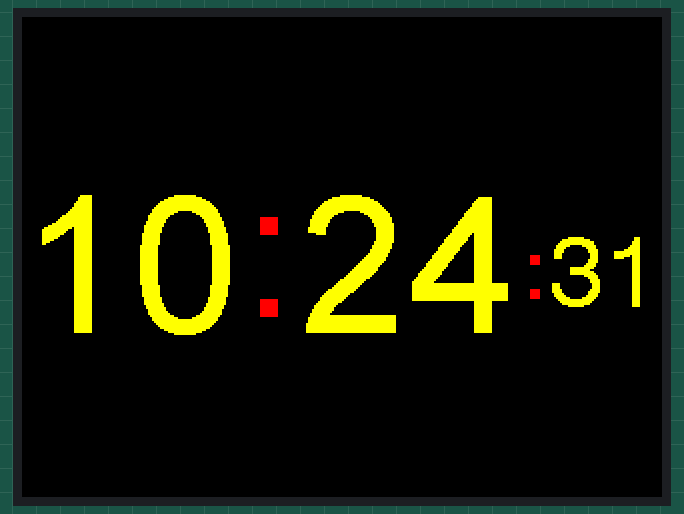
The sketch below on a simulated ESP32. On the bench: 320×240 colour display.

Above: at 1.3 s.
At 5.3 s:
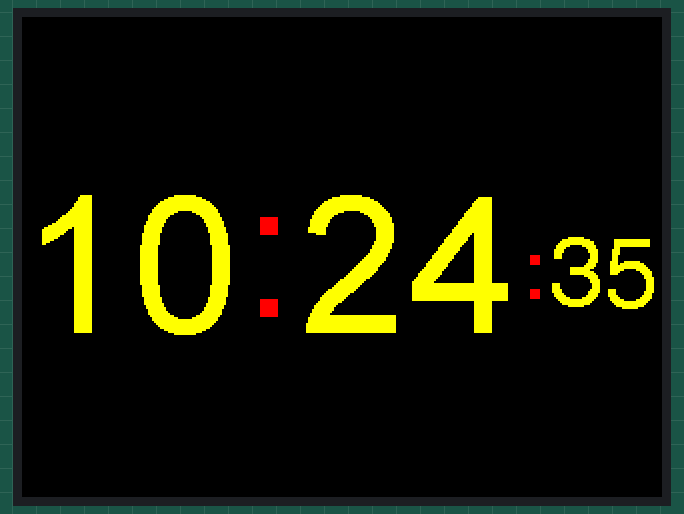
At 10.3 s:
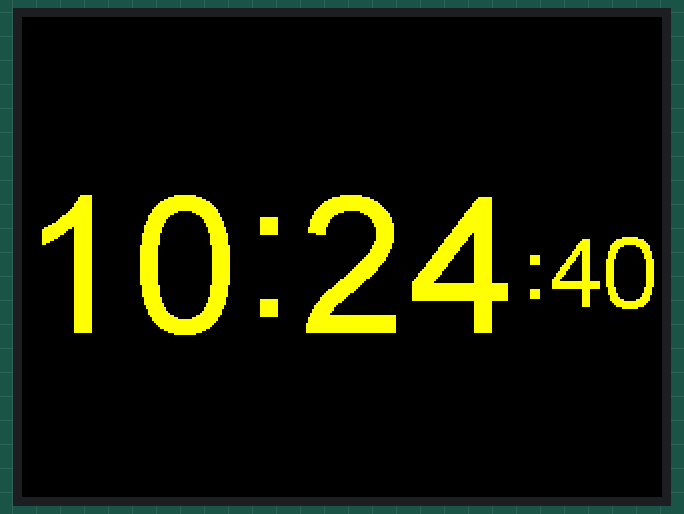
At 19.3 s:
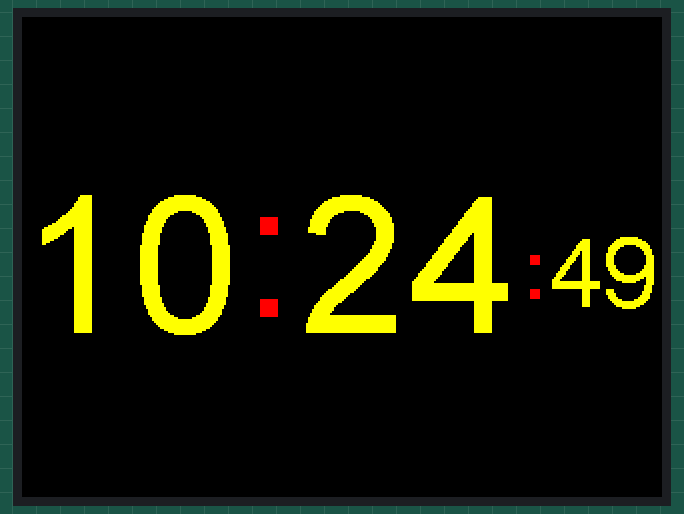
At 29.3 s:
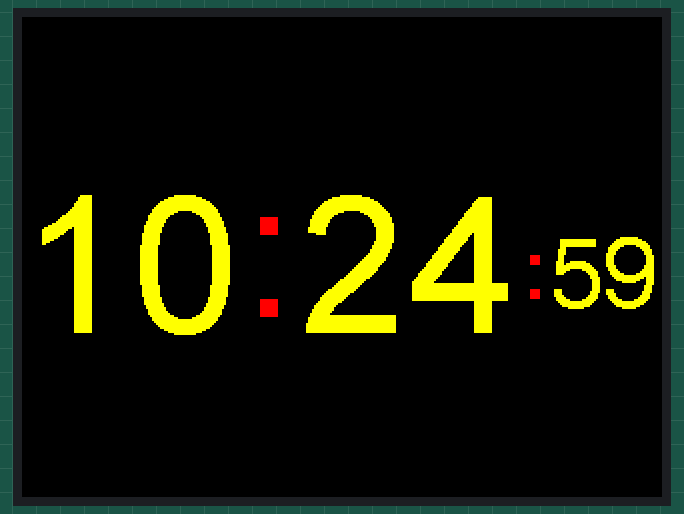
At 38.3 s:
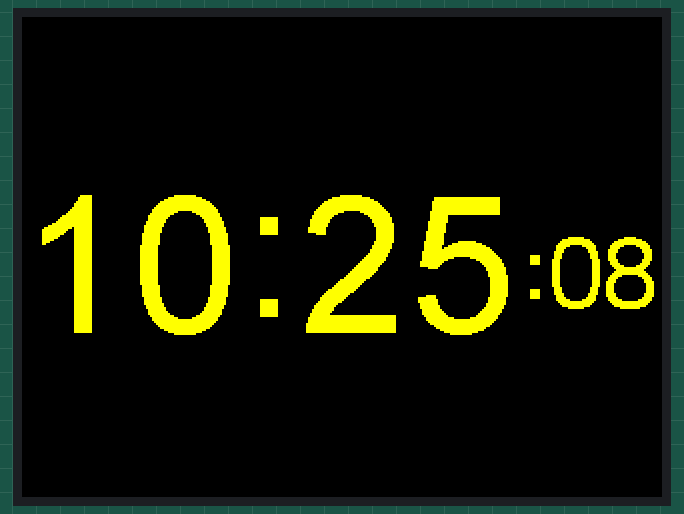

The sketch:

TFT_Clock_Digital.ino
```cpp
/*
 An example digital clock using a TFT LCD screen to show the time.
 Demonstrates use of the font printing routines. (Time updates but date does not.)

 It uses the time of compile/upload to set the time
 For a more accurate clock, it would be better to use the RTClib library.
 But this is just a demo...

 Make sure all the display driver and pin comnenctions are correct by
 editting the User_Setup.h file in the TFT_eSPI library folder.

 #########################################################################
 ###### DON'T FORGET TO UPDATE THE User_Setup.h FILE IN THE LIBRARY ######
 #########################################################################

 Based on clock sketch by Gilchrist 6/2/2014 1.0

A few colour codes:

code	color
0x0000	Black
0xFFFF	White
0xBDF7	Light Gray
0x7BEF	Dark Gray
0xF800	Red
0xFFE0	Yellow
0xFBE0	Orange
0x79E0	Brown
0x7E0	Green
0x7FF	Cyan
0x1F	Blue
0xF81F	Pink

 */

#include <TFT_eSPI.h> // Hardware-specific library
#include <SPI.h>
#include <TimeLib.h>
extern "C" {
  #include <time.h>
  #include <sntp.h>
}

// Forward
bool IsDST(int day, int month, int dow);
time_t get_time();

#define TFT_GREY 0x5AEB

TFT_eSPI tft = TFT_eSPI();       // Invoke custom library

uint32_t targetTime = 0;                    // for next 1 second timeout

static uint8_t conv2d(const char* p); // Forward declaration needed for IDE 1.6.x

uint8_t hh = conv2d(__TIME__), mm = conv2d(__TIME__ + 3), ss = conv2d(__TIME__ + 6); // Get H, M, S from compile time

byte omm = 99, oss = 99;
byte xcolon = 0, xsecs = 0;
unsigned int colour = 0;

void setup(void) {
  //Serial.begin(115200);
  tft.init();
  tft.setRotation(3);
  tft.fillScreen(TFT_BLACK);

  tft.setTextSize(1);
  tft.setTextColor(TFT_YELLOW, TFT_BLACK);

  targetTime = millis() + 1000;

  time_t t = get_time();
  hh = hour(t);
  mm = minute(t);
  ss = second(t);
}

void loop() {
  if (targetTime < millis()) {
    // Set next update for 1 second later
    targetTime = millis() + 1000;

    // Adjust the time values by adding 1 second
    ss++;              // Advance second
    if (ss == 60) {    // Check for roll-over
      ss = 0;          // Reset seconds to zero
      omm = mm;        // Save last minute time for display update
      mm++;            // Advance minute
      if (mm > 59) {   // Check for roll-over
        mm = 0;
        hh++;          // Advance hour
        if (hh > 23) { // Check for 24hr roll-over (could roll-over on 13)
          hh = 0;      // 0 for 24 hour clock, set to 1 for 12 hour clock
        }
      }
    }


    // Update digital time
    int xpos = 0;
    int ypos = 85; // Top left corner ot clock text, about half way down
    int ysecs = ypos + 24;

    if (omm != mm) { // Redraw hours and minutes time every minute
      omm = mm;
      // Draw hours and minutes
      if (hh < 10) xpos += tft.drawChar('0', xpos, ypos, 8); // Add hours leading zero for 24 hr clock
      xpos += tft.drawNumber(hh, xpos, ypos, 8);             // Draw hours
      xcolon = xpos; // Save colon coord for later to flash on/off later
      xpos += tft.drawChar(':', xpos, ypos - 8, 8);
      if (mm < 10) xpos += tft.drawChar('0', xpos, ypos, 8); // Add minutes leading zero
      xpos += tft.drawNumber(mm, xpos, ypos, 8);             // Draw minutes
      xsecs = xpos; // Sae seconds 'x' position for later display updates
    }
    if (oss != ss) { // Redraw seconds time every second
      oss = ss;
      xpos = xsecs;

      if (ss % 2) { // Flash the colons on/off
        // tft.setTextColor(0x39C4, TFT_BLACK);        // Set colour to grey to dim colon
        tft.setTextColor(TFT_RED, TFT_BLACK);        // Set colour to grey to dim colon
        tft.drawChar(':', xcolon, ypos - 8, 8);     // Hour:minute colon
        xpos += tft.drawChar(':', xsecs, ysecs, 6); // Seconds colon
        tft.setTextColor(TFT_YELLOW, TFT_BLACK);    // Set colour back to yellow
      }
      else {
        tft.drawChar(':', xcolon, ypos - 8, 8);     // Hour:minute colon
        xpos += tft.drawChar(':', xsecs, ysecs, 6); // Seconds colon
      }

      //Draw seconds
      if (ss < 10) xpos += tft.drawChar('0', xpos, ysecs, 6); // Add leading zero
      tft.drawNumber(ss, xpos, ysecs, 6);                     // Draw seconds
    }
  }
}


// Function to extract numbers from compile time string
static uint8_t conv2d(const char* p) {
  uint8_t v = 0;
  if ('0' <= *p && *p <= '9')
    v = *p - '0';
  return 10 * v + *++p - '0';
}

#define	MY_TIMEZONE	+1
int _isdst = 0;

time_t get_time() {
  time_t t;

  (void)sntp_set_timezone(MY_TIMEZONE);
  sntp_init();
  sntp_setservername(0, (char *)"ntp.scarlet.be");
  sntp_setservername(1, (char *)"ntp.belnet.be");

  // Wait for a correct time, and report it
  t = sntp_get_current_timestamp();
  while (t < 0x1000) {
    delay(1000);
    t = sntp_get_current_timestamp();
  }

  // DST handling
  if (IsDST(day(t), month(t), dayOfWeek(t))) {
    _isdst = 1;

    // Set TZ again
    sntp_stop();
    (void)sntp_set_timezone(MY_TIMEZONE + 1);

// Debug("mySntpInit(day %d, month %d, dow %d) : DST = %d, timezone %d", day(t), month(t), dayOfWeek(t), _isdst, MY_TIMEZONE + 1);

    // Re-initialize/fetch
    sntp_init();
    t = sntp_get_current_timestamp();
    while (t < 0x1000) {
      delay(1000);
      t = sntp_get_current_timestamp();
    }
  } else {
    t = sntp_get_current_timestamp();
  }
  return t;
}

bool IsDST(int day, int month, int dow)
{
  dow--;        // Convert this to POSIX convention (Day Of Week = 0-6, Sunday = 0)

  // January, february, and december are out.
  if (month < 3 || month > 10)
    return false;

  // April to October are in
  if (month > 3 && month < 10)
    return true;

  int previousSunday = day - dow;

  // In march, we are DST if our previous sunday was on or after the 8th.
  if (month == 3)
    return previousSunday >= 8;

  // In november we must be before the first sunday to be dst.
  // That means the previous sunday must be before the 1st.
  return previousSunday <= 0;
}
```

Measured:
- what the display in image 0 shows lasts 0.9 s, from 1.3 s to 2.2 s
